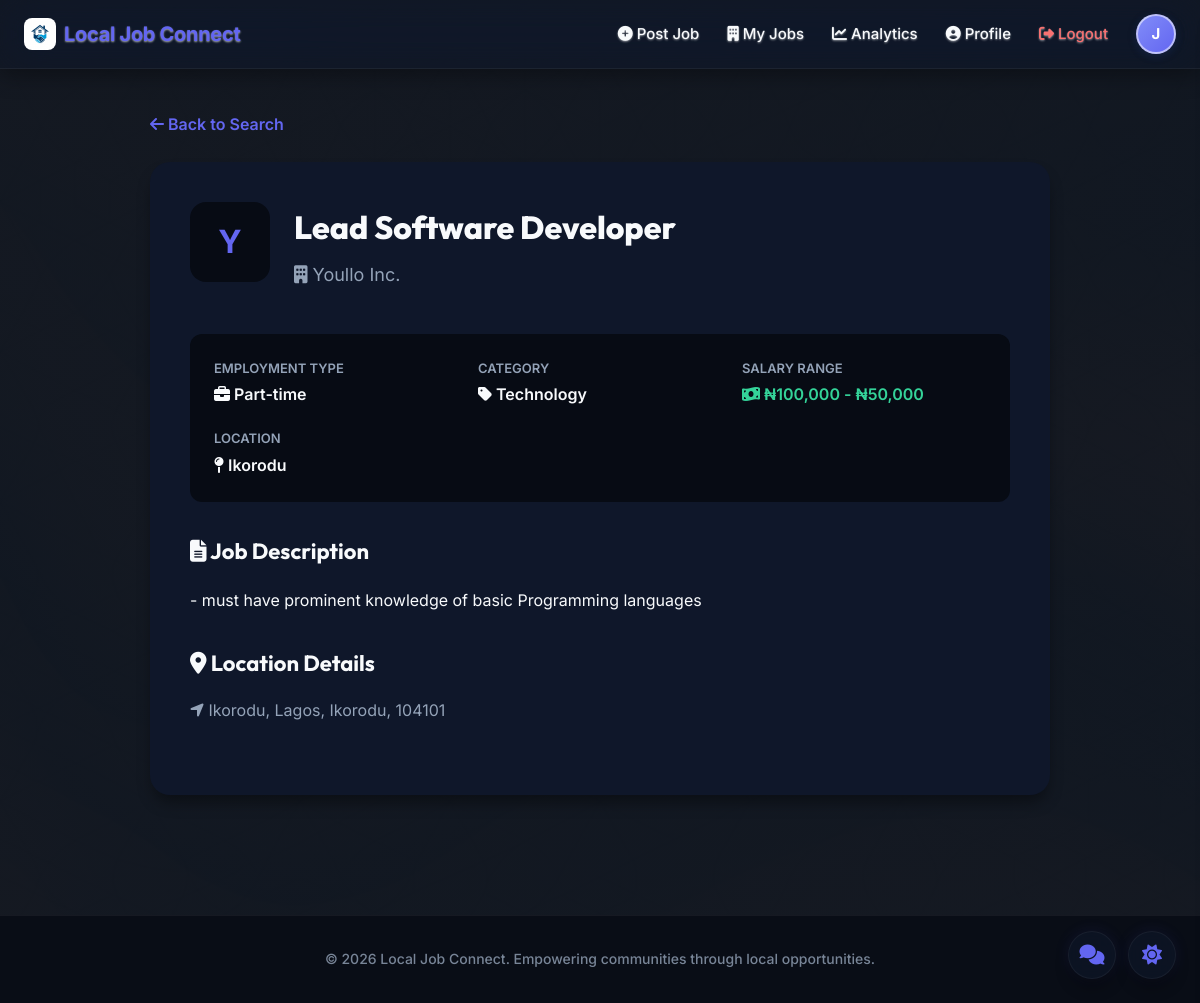
The app's page /jobs/1 (signed in) with its own data.
### backend/models.py (models this page shows, shortened)
class User(UserMixin, db.Model):
    __tablename__ = 'users'
    id = db.Column(db.Integer, primary_key=True)
    email = db.Column(db.String(120), unique=True, nullable=False, index=True)
    password_hash = db.Column(db.String(255), nullable=False)
    role = db.Column(db.String(20), nullable=False, index=True)
    full_name = db.Column(db.String(100), nullable=False)
    phone = db.Column(db.String(20))
    address = db.Column(db.String(200))
    city = db.Column(db.String(100))
    state = db.Column(db.String(100))
    country = db.Column(db.String(100))
    zip_code = db.Column(db.Integer, index=True)
    company_logo = db.Column(db.String(255))
    logo_updated_at = db.Column(db.DateTime)
    address_updated_at = db.Column(db.DateTime)
    latitude = db.Column(db.Float)
    longitude = db.Column(db.Float)
    company_name = db.Column(db.String(100))
    company_description = db.Column(db.Text)
    skills = db.Column(db.Text)  # Comma-separated seeker skills
    created_at = db.Column(db.DateTime, default=datetime.utcnow)
    last_login = db.Column(db.DateTime)
    job_postings = db.relationship('JobPosting', backref='employer', lazy=True, cascade='all, delete-orphan')
    applications = db.relationship('Application', backref='applicant', lazy=True, cascade='all, delete-orphan')
    resumes = db.relationship('Resume', backref='user', lazy=True, cascade='all, delete-orphan')
    saved_jobs = db.relationship('SavedJob', backref='user', lazy=True, cascade='all, delete-orphan')

class JobPosting(db.Model):
    __tablename__ = 'job_postings'
    id = db.Column(db.Integer, primary_key=True)
    employer_id = db.Column(db.Integer, db.ForeignKey('users.id'), nullable=False)
    title = db.Column(db.String(200), nullable=False)
    description = db.Column(db.Text, nullable=False)
    skills_required = db.Column(db.Text)  # Comma-separated required skills
    category = db.Column(db.String(50), nullable=False, index=True)
    employment_type = db.Column(db.String(50))
    salary_min = db.Column(db.Float)
    salary_max = db.Column(db.Float)
    street_address = db.Column(db.String(200), nullable=False)
    city = db.Column(db.String(100), nullable=False)
    state = db.Column(db.String(100))
    country = db.Column(db.String(100))
    zip_code = db.Column(db.Integer, nullable=False, index=True)
    latitude = db.Column(db.Float, nullable=False)
    longitude = db.Column(db.Float, nullable=False)
    status = db.Column(db.String(20), default='active', index=True)
    created_at = db.Column(db.DateTime, default=datetime.utcnow)
    updated_at = db.Column(db.DateTime, default=datetime.utcnow, onupdate=datetime.utcnow)
    applications = db.relationship('Application', backref='job', lazy=True, cascade='all, delete-orphan')
    saved_by = db.relationship('SavedJob', backref='job', lazy=True, cascade='all, delete-orphan')

### backend/routes/seeker.py (the view, shortened to what this page needs)
@seeker_bp.route('/jobs/<int:job_id>')
@login_required
def view_job(job_id):
    job = JobPosting.query.get_or_404(job_id)
    distance = None
    already_applied = Application.query.filter_by(
        job_id=job_id,
        applicant_id=current_user.id
    ).first() if current_user.role == 'job_seeker' else None
    is_saved = SavedJob.query.filter_by(
        job_id=job_id,
        user_id=current_user.id
    ).first() if current_user.role == 'job_seeker' else None
    match_percentage = None
    matched_skills = []
    missing_skills = []
    if current_user.role == 'job_seeker':
        match_percentage, matched_skills, missing_skills = calculate_skills_match(
            current_user.skills,
            job.skills_required
        )
    return render_template('view_job.html', job=job, distance=distance, already_applied=already_applied, is_saved=is_saved, match_percentage=match_percentage, matched_skills=matched_skills, missing_skills=missing_skills)

### frontend/templates/view_job.html (shortened to what this page needs)
{% extends "base.html" %}
{% block content %}
<div class="container" style="padding: 40px 0;">
    <div style="max-width: 900px; margin: 0 auto;">
        <a href="{{ url_for('seeker.search_jobs') }}" style="color: var(--primary-blue); text-decoration: none; font-weight: 600; margin-bottom: 24px; display: inline-block;">
            <i class="fas fa-arrow-left"></i> Back to Search
        </a>
        <div style="background: var(--bg-white); padding: 40px; border-radius: 20px; box-shadow: var(--shadow-lg);">
            <div style="display: flex; gap: 24px; margin-bottom: 32px;">
                <div class="job-company-logo" style="overflow: hidden; border-radius: 16px; display: flex; align-items: center; justify-content: center; width: 80px; height: 80px; min-width: 80px; background: var(--bg-light); border: 1px solid var(--border-color);">
                    {% if job.employer.company_logo %}
                    <img src="{{ url_for('static', filename='uploads/logos/' + job.employer.company_logo) }}" alt="Company Logo" style="width: 100%; height: 100%; object-fit: cover;">
                    {% else %}
                    <span style="font-weight: bold; color: var(--primary-blue); font-size: 32px;">{{ job.employer.company_name[0] }}</span>
                    {% endif %}
                </div>
                <div style="flex: 1;">
                    <h1 style="font-size: 32px; font-weight: 800; margin-bottom: 8px;">{{ job.title }}</h1>
                    <p style="font-size: 18px; color: var(--text-gray); margin-bottom: 12px;">
                        <i class="fas fa-building"></i> {{ job.employer.company_name }}
                    </p>
                </div>
            </div>
            <div style="display: grid; grid-template-columns: repeat(auto-fit, minmax(200px, 1fr)); gap: 20px; padding: 24px; background: var(--bg-light); border-radius: 12px; margin-bottom: 32px;">
                <div>
                    <div style="color: var(--text-gray); font-size: 13px; font-weight: 600; text-transform: uppercase; margin-bottom: 4px;">Employment Type</div>
                    <div style="font-weight: 600; color: var(--text-dark);">
                        <i class="fas fa-briefcase"></i> {{ job.employment_type }}
                    </div>
                </div>
                <div>
                    <div style="color: var(--text-gray); font-size: 13px; font-weight: 600; text-transform: uppercase; margin-bottom: 4px;">Category</div>
                    <div style="font-weight: 600; color: var(--text-dark);">
                        <i class="fas fa-tag"></i> {{ job.category }}
                    </div>
                </div>
                {% if job.salary_min and job.salary_max %}
                <div>
                    <div style="color: var(--text-gray); font-size: 13px; font-weight: 600; text-transform: uppercase; margin-bottom: 4px;">Salary Range</div>
                    <div style="font-weight: 600; color: var(--success-green);">
                        <i class="fas fa-money-bill-wave"></i> ₦{{ '{:,.0f}'.format(job.salary_min) }} - ₦{{ '{:,.0f}'.format(job.salary_max) }}
                    </div>
                </div>
                {% endif %}
                <div>
                    <div style="color: var(--text-gray); font-size: 13px; font-weight: 600; text-transform: uppercase; margin-bottom: 4px;">Location</div>
                    <div style="font-weight: 600; color: var(--text-dark);">
                        <i class="fas fa-map-pin"></i> {{ job.city }}
                    </div>
                </div>
            </div>
            <div style="margin-bottom: 32px;">
                <h3 style="font-size: 22px; font-weight: 700; margin-bottom: 16px;">
                    <i class="fas fa-file-alt"></i> Job Description
                </h3>
                <p style="line-height: 1.8; color: var(--text-dark); white-space: pre-wrap;">{{ job.description }}</p>
            </div>
            <div style="margin-bottom: 32px;">
                <h3 style="font-size: 22px; font-weight: 700; margin-bottom: 16px;">
                    <i class="fas fa-map-marker-alt"></i> Location Details
                </h3>
                <p style="color: var(--text-gray);">
                    <i class="fas fa-location-arrow"></i> {{ job.street_address }}, {{ job.city }}, {{ job.zip_code }}
                </p>
            </div>
        </div>
    </div>
</div>
{% endblock %}

### frontend/templates/base.html (shortened to what this page needs)
<!DOCTYPE html>
<html lang="en">
<head>
    <link rel="stylesheet" href="https://unpkg.com/leaflet@1.9.4/dist/leaflet.css" />
    <link rel="stylesheet" href="https://unpkg.com/leaflet.markercluster@1.5.3/dist/MarkerCluster.css" />
    <link rel="stylesheet" href="https://unpkg.com/leaflet.markercluster@1.5.3/dist/MarkerCluster.Default.css" />
    <link rel="stylesheet" href="{{ url_for('static', filename='css/style.css') }}">
    <link rel="stylesheet" href="https://cdnjs.cloudflare.com/ajax/libs/font-awesome/6.4.0/css/all.min.css">
</head>
<body>
    <nav class="navbar">
        <div class="container">
            <div class="nav-brand">
                <a href="{{ url_for('main.index') }}">
                    <img src="{{ url_for('static', filename='images/logo.png') }}" alt="Local Job Connect Logo" style="width: 32px; height: 32px; border-radius: 8px; object-fit: cover;">
                    Local Job Connect
                </a>
            </div>
            <div class="nav-links">
    {% if current_user.is_authenticated %}
        {% if current_user.role == 'job_seeker' %}
            {% if request.endpoint != 'seeker.search_jobs' %}
                <a href="{{ url_for('seeker.search_jobs') }}"><i class="fas fa-search"></i> Browse Jobs</a>
            {% endif %}
            {% if request.endpoint != 'seeker.job_seeker_dashboard' %}
                <a href="{{ url_for('seeker.job_seeker_dashboard') }}"><i class="fas fa-briefcase"></i> My Applications</a>
            {% endif %}
        {% else %}
            {% if request.endpoint != 'employer.create_job' %}
                <a href="{{ url_for('employer.create_job') }}"><i class="fas fa-plus-circle"></i> Post Job</a>
            {% endif %}
            {% if request.endpoint != 'employer.employer_dashboard' %}
                <a href="{{ url_for('employer.employer_dashboard') }}"><i class="fas fa-building"></i> My Jobs</a>
            {% endif %}
            {% if request.endpoint != 'employer.analytics' %}
                <a href="{{ url_for('employer.analytics') }}"><i class="fas fa-chart-line"></i> Analytics</a>
            {% endif %}
        {% endif %}
        {% if request.endpoint != 'main.profile' %}
            <a href="{{ url_for('main.profile') }}"><i class="fas fa-user-circle"></i> Profile</a>
        {% endif %}
        <a href="{{ url_for('auth.logout') }}" class="btn-logout"><i class="fas fa-sign-out-alt"></i> Logout</a>
        <div class="user-profile" title="{{ current_user.full_name or current_user.email }}">
            {{ (current_user.full_name or current_user.email or "U")[0].upper() }}
        </div>
    {% endif %}
</div>
        </div>
    </nav>
    <main class="main-content">
        {% block content %}{% endblock %}
    </main>
    <footer class="footer">
        <div class="container">
            <p>&copy; 2026 Local Job Connect. Empowering communities through local opportunities.</p>
        </div>
    </footer>
    <button id="theme-toggle" class="theme-toggle-btn" aria-label="Toggle dark mode">
        <i class="fas fa-moon"></i>
    </button>
    {% if current_user.is_authenticated %}
    <button id="chat-widget-trigger" class="chat-trigger-btn" aria-label="Open messaging">
        <i class="fas fa-comments"></i>
    </button>
    {% endif %}
</body>
</html>

### frontend/templates/base.html (style rules this page uses)
html, body { overflow-x: hidden; width: 100%; }
html { scroll-behavior: smooth; }

### records on screen
User: full_name "J"
User: employer "Y", employer.company_name "Youllo Inc."
JobPosting: title "Lead Software Developer", employment_type "Part-time", category "Technology", salary_min "100,000", salary_max "50,000", city "Ikorodu", description "- must have prominent knowledge of basic Programming languages", street_address "Ikorodu, Lagos", zip_code "104101"
